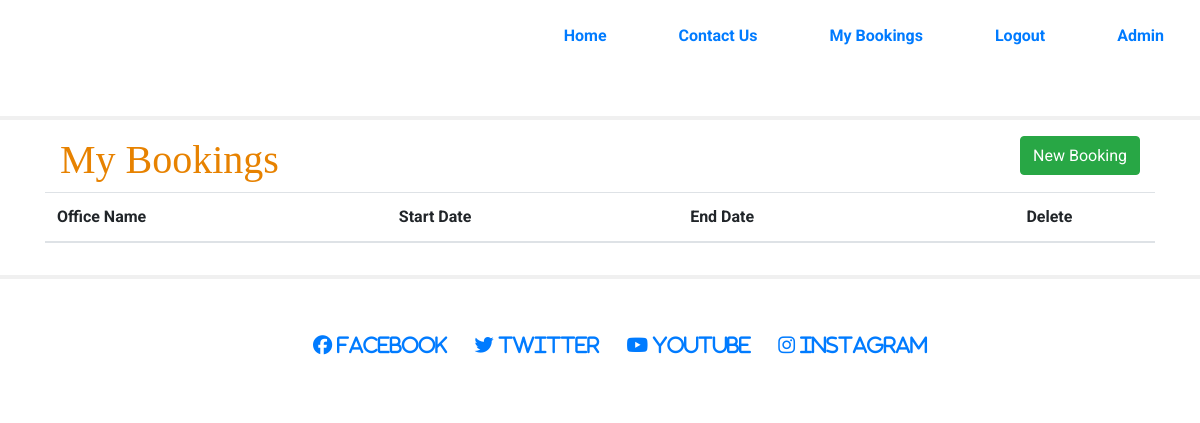
/office_bookings/ (signed in), run on an earlier commit of the app's database.
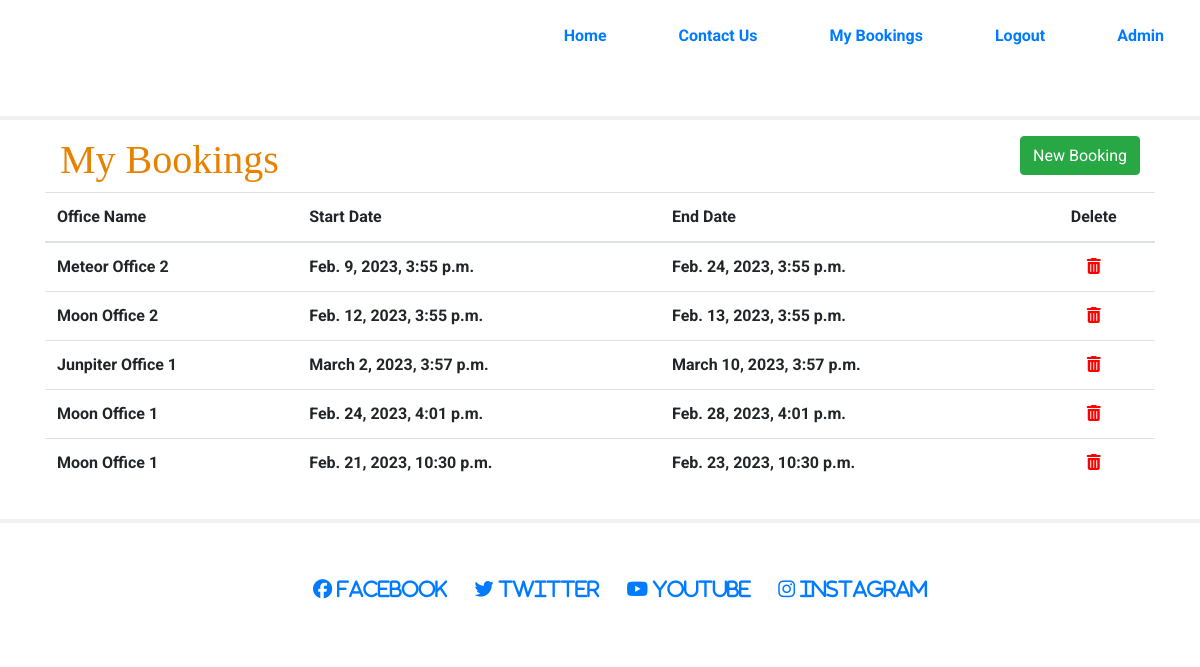
And on a later commit of the database.
### myspace/models.py (models this page shows, shortened)
class Office_Spaces_Booked(models.Model):
    id = models.BigAutoField(primary_key=True)
    Office_Space_id = models.ForeignKey(Office_Spaces,on_delete=models.SET_NULL,null=True)
    office_type = models.ForeignKey(Office_Types,on_delete=models.SET_NULL,null=True)
    user = models.ForeignKey(User,on_delete=models.CASCADE)
    status = models.IntegerField(choices=STATUS, default=1)
    created_on = models.DateTimeField(auto_now_add=True)
    start_datetime = models.DateTimeField()
    end_datetime = models.DateTimeField()
    class Meta:
        ordering = ['created_on']

class Office_Spaces(models.Model):
    office_name = models.CharField(max_length=50)
    office_type = models.ForeignKey(
        Office_Types,
        on_delete=models.CASCADE)
    def __str__(self):
        return self.office_name

### myspace/views.py (the view)
# urls.py: path('office_bookings/', OfficeBookedList.as_view(), name='OfficeBookedList'),
class OfficeBookedList(generic.ListView):
    model = Office_Spaces_Booked
    def get_queryset(self, *args, **kwargs):
        if self.request.user.is_staff:
            booking_list = Office_Spaces_Booked.objects.all()
            return booking_list
        else:
            booking_list = Office_Spaces_Booked.objects.filter(user=self.request.user).order_by(id)
    template_name = 'office_bookings.html'
    paginate_by = 10

### templates/office_bookings.html (shortened to what this page needs)
{% extends "base.html" %}
{% block content %}
<div class="container-fluid">
    <div class="row">
        <div class="col">
            <h1 class="headings">My Bookings</h1>
        </div>
        <div class="col">
            <button class="btn btn-success float-right" onclick="window.location.href='/book'">New Booking</button>
        </div>
        <table class="table">
            <thead>
                <tr>
                    <th scope="col">Office Name</th>
                    <th scope="col">Start Date</th>
                    <th scope="col">End Date</th>
                    <th scope="col" class="icon-center">Delete</th>
                </tr>
            </thead>
            <tbody>
                {% for office_spaces_booked in object_list %}
                <tr>
                    <td>{{office_spaces_booked.Office_Space_id}}</td>
                    <td>{{office_spaces_booked.start_datetime}}</td>
                    <td>{{office_spaces_booked.end_datetime}}</td>
                    <td class="icon-center"><a href="{% url 'delete_office_booking' office_spaces_booked.id %}"><i class="fa fa-trash" aria-hidden="true"></i></a></td>
                </tr>
                {% endfor %}
            </tbody>
        </table>
    </div>
</div>
{%endblock %}

### templates/base.html (shortened to what this page needs)
{% load static %}
<!DOCTYPE html>
<html lang="en">
<head>
    {% block corecss %}
    <link rel="stylesheet" href="https://stackpath.bootstrapcdn.com/bootstrap/4.4.1/css/bootstrap.min.css">
    <link href="{% static 'css/style.css' %}" rel="stylesheet" type="text/css">
    {% endblock %}
</head>
<body>
    <header>
        <div class="row no-gutters">
            <a class="col-md-4 logo" href="/"></a>
            <div class="col-md-8">
                <ul id="nav">
                    <li class="nav-item">
                        <a class="nav-link" href="/">Home</a>
                    </li>
                    <li class="nav-item">
                        <a class="nav-link" href="/contact">Contact Us</a>
                    </li>
                    {% if user.is_authenticated %}
                    <li class="nav-item">
                        <a class="nav-link" href="/office_bookings/">My Bookings</a>
                    </li>
                    <li class="nav-item">
                        <a class="nav-link" href="{% url 'account_logout'  %}">Logout</a>
                    </li>
                    {% endif %}
                    {% if user.is_superuser %}
                    <li class="nav-item">
                        <a class="nav-link" href="/admin">Admin</a>
                    </li>
                    {% endif %}
                </ul>
            </div>
    </header>
    <hr>
    <main class="flex-shrik-0 main-bg container">
        {% block content %}{% endblock content %}
    </main>
    <hr>
    <footer>
        <ul class="social-networks">
            <li>
                <a href="http://facebook.com" target="_blank" rel="noopener" aria-label="Visit our Facebook page (opens in new tab)"><i class="fab fa-facebook"> Facebook</i></a>
            </li>
            <li>
                <a href="http://twitter.com" target="_blank" rel="noopener" aria-label="Visit our Twitter page (opens in new tab)"><i class="fab fa-twitter"> Twitter</i></a>
            </li>
            <li>
                <a href="http://youtube.com" target="_blank" rel="noopener" aria-label="Visit our Youtube page (opens in new tab)"><i class="fab fa-youtube"> Youtube</i></a>
            </li>
            <li>
                <a href="http://instagram.com" target="_blank" rel="noopener" aria-label="Visit our Instagram page (opens in new tab)"><i class="fab fa-instagram">
                        Instagram</i></a>
            </li>
        </ul>
    </footer>
</body>
</html>

### static/css/style.css (style rules this page uses)
body { background: #fff; overflow-x: hidden; font-family: 'Roboto', sans-serif; font-weight: bold; }
hr { border: 2px solid #f0f0f0; }
.headings { color: #E78200; font-family: 'PT Serif', serif; }
.logo { background-image: url("https://res.cloudinary.com/myofficespace/image/upload/v1661628039/static/images/logo.ee76c40e67a4.png"); background-position: left; background-repeat: no-repeat; background-size: fit; max-height: 200px; max-width: 100%; transition: all .5s ease-in-out; -moz-transition: all .5s ease-in-out; -webkit-transition: all .5s ease-in-out; margin: 0 auto; ; }
header { height: 100px; }
#nav { float: right; }
#nav li { float: left; display: flex; padding: 0 20px; text-decoration: none; line-height: 55px; }
.float-right { float: right; line-height: 25px; }
footer { background-color: #fff; height: 100px; clear: both }
.social-networks { text-align: center; color: #E78200 }
.social-networks>li { display: inline; }
.social-networks i { font-size: 120%; height: 100px; line-height: 100px; padding-left: 1%; padding-right: 1%; }
.icon-center { text-align: center; }
i.fa.fa-trash { color: red; }

What changed in the data, as far as the page shows it:
added Office_Spaces_Booked: Office_Space_id "Meteor Office 2", start_datetime "Feb. 9, 2023, 3:55 p.m.", end_datetime "Feb. 24, 2023, 3:55 p.m."
added Office_Spaces_Booked: Office_Space_id "Moon Office 2", start_datetime "Feb. 12, 2023, 3:55 p.m.", end_datetime "Feb. 13, 2023, 3:55 p.m."
added Office_Spaces_Booked: Office_Space_id "Junpiter Office 1", start_datetime "March 2, 2023, 3:57 p.m.", end_datetime "March 10, 2023, 3:57 p.m."
added Office_Spaces_Booked: Office_Space_id "Moon Office 1", start_datetime "Feb. 24, 2023, 4:01 p.m.", end_datetime "Feb. 28, 2023, 4:01 p.m."
added Office_Spaces_Booked: Office_Space_id "Moon Office 1", start_datetime "Feb. 21, 2023, 10:30 p.m.", end_datetime "Feb. 23, 2023, 10:30 p.m."
